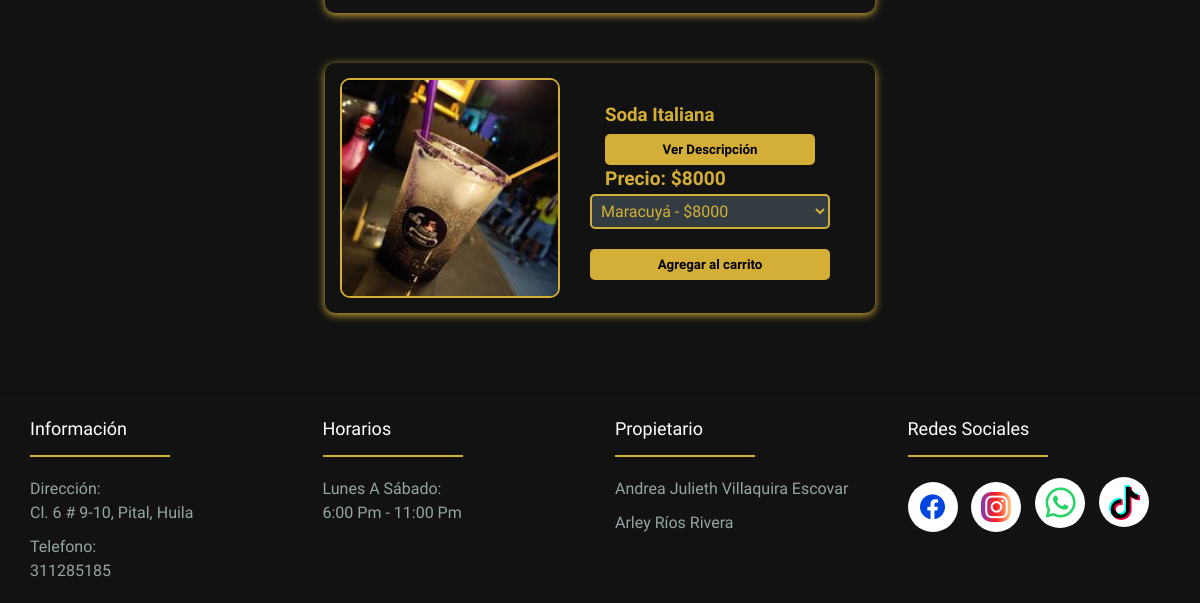
Before: /productos/ (lower part) with the older database file.
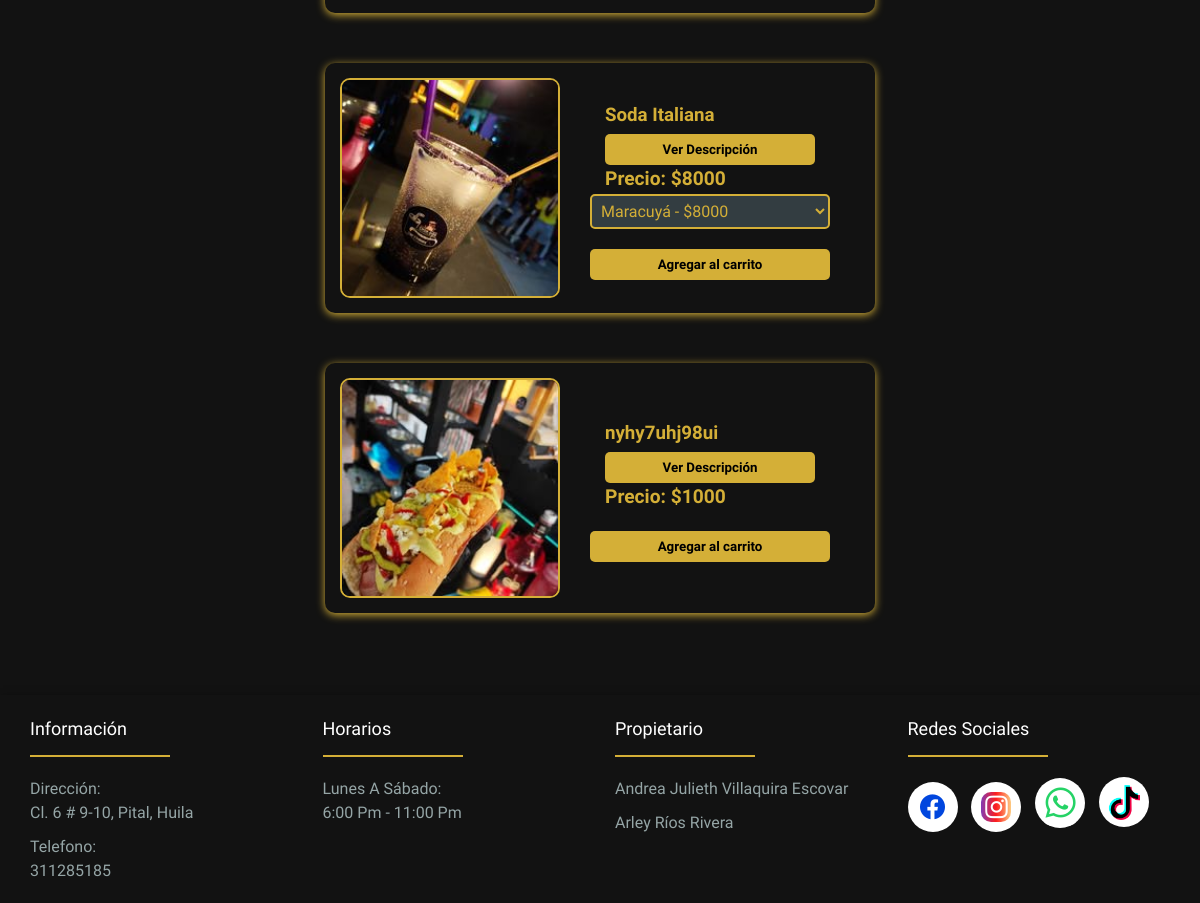
After: the same page with the newer database file.
### comida/models.py (models this page shows, shortened)
class Producto(models.Model):
    TIPOS_PRODUCTO = [
        ('personalizable', 'Personalizable'),
        ('sabores', 'Con Sabores'),
        ('simple', 'Simple'),
        ('bebida', 'Bebida'),
    ]
    imagen = models.ImageField(upload_to='productos')
    nombre = models.CharField(max_length=200)
    descripcion = models.TextField()
    imagen_descripcion = models.ImageField(upload_to='productos/', blank=True, null=True)
    precio = models.DecimalField(max_digits=10, decimal_places=0)
    fecha_creacion = models.DateField(auto_now_add=True)
    tipo = models.CharField(max_length=20, choices=TIPOS_PRODUCTO)
    ingredientes = models.ManyToManyField(Ingrediente, related_name="productos", blank=True)
    sabores = models.ManyToManyField(Sabor, blank=True)

### comida/views.py (the view)
# urls.py: path("productos/", lista_productos, name="productos"),
def lista_productos(request):
    productos = Producto.objects.all()  # Obtener productos
    return render(request, "productos.html", {"productos": productos})

### comida/templates/productos.html (shortened to what this page needs)
{% extends 'base.html' %}
{% load static %}
{% block content %}
<link rel="stylesheet" href="{% static 'productos.css' %}">
<div class="prod">
    <div class="conten">
        <div class="menu-con">
            {% for product in productos %}
                <div class="food-item">
                    <img src="{{ product.imagen.url }}" alt="{{ product.nombre }}">
                    <div class="desc">
                        <div class="details">
                            <h3>{{ product.nombre }}</h3>
                            <button class="btn-descripcion" onclick="openModal('descripcion{{ product.id }}')">Ver Descripción</button><br>
                            <span class="price">Precio: ${{ product.precio }}</span>
                        </div>
                        {% if product.tipo == "personalizable" %}
                        <button class="btn-per" onclick="openModal('modal{{ product.id }}')">Armalo a tu Gusto</button>
                        <div id="modal{{ product.id }}" class="modal">
                            <div class="modal-content" id="ingred">
                                <span class="close" onclick="closeModal('modal{{ product.id }}')">&times;</span>
                                <h2>Personaliza tu {{ product.nombre }}</h2>
                                <p>Selecciona los ingredientes:</p>
                                <div class="ingredient-grid">
                                    {% for ingrediente in product.ingredientes.all %}
                                        <label class="ingredient-option" onclick="toggleIngredient(this)">
                                            <input type="checkbox" value="{{ ingrediente.nombre }}" class="ingrediente-checkbox">
                                            {{ ingrediente.nombre }}
                                        </label>
                                    {% empty %}
                                        <p>No hay ingredientes disponibles para este producto.</p>
                                    {% endfor %}
                                </div>
                                <button class="agregar-carrito"
                                    data-id="{{ product.id }}"
                                    data-nombre="{{ product.nombre }}"
                                    data-precio="{{ product.precio }}">
                                    Agregar al carrito
                                </button>
                            </div>
                        </div>
                        {% elif product.tipo == "sabores" %}
                            <select class="opcion-sabor" data-id="{{ product.id }}">
                                {% for sabor in product.sabores.all %}
                                    <option value="{{ sabor.nombre }}">{{ sabor.nombre }} - ${{ product.precio }}</option>
                                {% endfor %}
                            </select>
                            <button class="agregar-carrito"
                                data-id="{{ product.id }}"
                                data-nombre="{{ product.nombre }}"
                                data-precio="{{ product.precio }}">
                                Agregar al carrito
                            </button>
                        {% elif product.tipo == "simple" %}
                        <button class="agregar-carrito"
                            data-id="{{ product.id }}"
                            data-nombre="{{ product.nombre }}"
                            data-precio="{{ product.precio }}">
                            Agregar al carrito
                        </button>
                        {% endif %}
                    </div>
                </div>
            {% endfor %}
        </div>
    </div>
</div>
{% endblock %}

### comida/templates/base.html (shortened to what this page needs)
{% load static %}
<!DOCTYPE html>
<html lang="en">
<head>
    <link rel="stylesheet" href="{% static 'barra.css' %}">
    <link href='https://unpkg.com/boxicons@2.1.4/css/boxicons.min.css' rel='stylesheet'>
</head>
<body>
    <main class="main">
        {% block content %}
        {% endblock %}
    </main>
    <footer class="footer">
        <div class="footer-cont">
            <div class="row">
                <div class="footer-col">
                    <h4>Información</h4>
                    <ul>
                        <li><a href="#">Dirección: <br> Cl. 6 # 9-10, Pital, Huila</a></li>
                        <li><a href="#">Telefono: <br> 311285185</a></li>
                    </ul>
                </div>
                <div class="footer-col">
                    <h4>Horarios</h4>
                    <ul>
                        <li><a href="#">Lunes a sábado: <br> 6:00 pm - 11:00 pm</a></li>
                    </ul>
                </div>
                <div class="footer-col">
                    <h4>Propietario</h4>
                    <ul>
                        <li><a href="#">Andrea Julieth Villaquira Escovar</a></li>
                        <li><a href="#">Arley Ríos Rivera</a></li>
                    </ul>
                </div>
                <div class="footer-col">
                    <h4>Redes Sociales</h4>
                    <div class="social-links">
                        <a class="fa" href="https://www.facebook.com/chok.dog"><i      class='bx bxl-facebook-circle' ></i></a>
                        <a class="ig" href="https://www.instagram.com/chok.dog?utm_source=qr&igsh=c2ZjdnRnNmFyMjYy"><i class='bx bxl-instagram' ></i></a>
                        <a class="wp"href="https://wa.link/x8yhmt"><i class='bx bxl-whatsapp' ></i></a>
                        <a class="tt" href="https://www.tiktok.com/@chokdogg?is_from_webapp=1&sender_device=pc"><img src="{% static 'img/tik-tok.png' %}" alt=""></a>
                    </div>
                </div>
            </div>
        </div>
   </footer>
</body>
</html>

### comida/static/barra.css (style rules this page uses)
* { margin: 0; padding: 0; box-sizing: border-box; font-family: "Kotta One", serif; box-sizing: border-box; }
:root { --text_4: rgba(0, 0, 0, 0.3); --text_sha: 5px 20px 5px #000000; --box: 0px 4px 10px rgb(0, 0, 0); --blanco: #FFFFFF; --negro-profundo: #1a1a1a; --fondo: #0000007b; --dorado: #D4AF37; --gris-industrial: #2d2d2d; --negro-carbon: #121212; --gris-acero: #95A5A6; }
body { margin: 0; padding: 0; position: relative; min-height: 90vh; padding-bottom: 200px; line-height: 1.5; }
.main { margin: 80px 0 0 0; min-height: 90vh; }
.footer-cont { max-width: 1170px; margin:auto; }
.row { display: flex; flex-wrap: wrap; }
ul { list-style: none; }
.footer { background-color: var(--negro-carbon); padding: 20px 0; box-shadow: 3px 5px 10px; position: absolute; bottom: 0; width: 100%; }
.footer-col { width: 25%; padding: 0 15px; }
.footer-col h4 { font-size: 18px; color: #ffffff; text-transform: capitalize; margin-bottom: 35px; font-weight: 500; position: relative; }
.footer-col h4::before { content: ''; position: absolute; left:0; bottom: -15px; background-color: var(--dorado); height: 2px; box-sizing: border-box; width: 140px; }
.footer-col ul li:not(:last-child) { margin-bottom: 10px; }
.footer-col ul li a { font-size: 16px; text-transform: capitalize; color: var(--gris-acero); text-decoration: none; font-weight: 300; display: block; transition: all 0.3s ease; }
.footer-col .social-links a { display: inline-flex; justify-content: center; align-items: center; height: 50px; width: 50px; background-color: rgb(255, 255, 255); margin: 0 10px 10px 0; text-align: center; overflow: hidden; border-radius: 50%; color: #ffffff; transition: all 0.5s ease; }
.footer-col .social-links a i { font-size: 30px; }
.footer-col .social-links .fa i { color: #0046de; }
.footer-col .social-links .ig i { background: linear-gradient(to right, #833AB4, #FD1D1D, #FDCB82); border-radius: 10px; }
.footer-col .social-links .wp i { color: #25D366; font-size: 40px; }
.footer-col .social-links .tt img { height: 35px; width: 35px; font-size: 40px; }

### comida/static/productos.css (style rules this page uses)
.main { background-color: var(--negro-carbon); color: #D4AF37; margin: 0; padding: 0; }
.conten { width: 100%; display: flex; flex-wrap: wrap; justify-content: center; align-items: center; }
.prod { width: 100%; display: flex; justify-content: center; text-align: center; flex-direction: column; padding: 50px 0 50px 0; margin-top: 80px; padding: 50 0 0 0; }
.menu-con { width: 90%; display: flex; flex-wrap: wrap; justify-content: center; align-items: center; gap: 30px; padding: 20px; border-radius: 10px; }
.food-item { min-width: 550px; border-radius: 10px; padding: 15px; margin-bottom: 20px; display: flex; align-items: center; justify-content: space-evenly; box-shadow: 0 2px 8px rgb(212, 175, 55); }
.desc { display: flex; flex-direction: column; flex: 1; padding: 0 30px; }
.food-item img { width: 220px; height: 220px; border-radius: 10px; object-fit: cover; border: 2px solid #D4AF37; }
.details { flex-grow: 1; padding: 0 15px; text-align: left; flex-direction: column; }
.details h3 { margin: 5px 0; color: #D4AF37; }
.price { font-size: 1.2em; font-weight: bold; color: #D4AF37; }
.btn-descripcion, .btn-per, .agregar-carrito, .agregar-carrito-bebida { background: #D4AF37; color: #000000; padding: 8px 15px; border: none; border-radius: 5px; font-weight: bold; cursor: pointer; transition: 0.3s; width: 100%; text-align: center; }
select { background: #333D41; color: #D4AF37; border: 2px solid #D4AF37; padding: 5px; border-radius: 5px; font-size: 1em; }
.agregar-carrito { margin-top: 20px; }

Changed rows visible on the page:
added Producto: imagen (picture), nombre "nyhy7uhj98ui", precio "1000"
